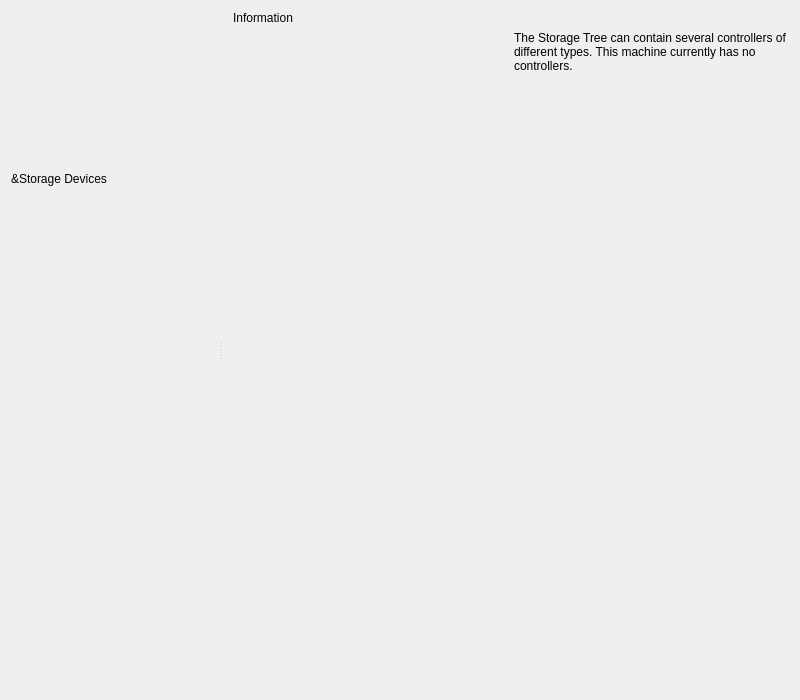
<ui version="4.0" >
 <comment>
 VPox frontends: Qt GUI ("VirtualPox"):

 Copyright (C) 2009-2020 Oracle Corporation

 This file is part of VirtualPox Open Source Edition (OSE), as
 available from http://www.virtualpox.org. This file is free software;
 you can redistribute it and/or modify it under the terms of the GNU
 General Public License (GPL) as published by the Free Software
 Foundation, in version 2 as it comes in the "COPYING" file of the
 VirtualPox OSE distribution. VirtualPox OSE is distributed in the
 hope that it will be useful, but WITHOUT ANY WARRANTY of any kind.
 </comment>
 <class>UIMachineSettingsStorage</class>
 <widget class="QWidget" name="UIMachineSettingsStorage" >
  <property name="geometry" >
   <rect>
    <x>0</x>
    <y>0</y>
    <width>800</width>
    <height>700</height>
   </rect>
  </property>
  <layout class="QVBoxLayout" name="mLtMain" >
   <item>
    <widget class="QISplitter" native="1" name="mSplitter" >
     <property name="orientation" >
      <enum>Qt::Horizontal</enum>
     </property>
     <property name="handleWidth" >
      <number>4</number>
     </property>
     <widget class="QWidget" native="1" name="mWtLeftPane" >
      <layout class="QVBoxLayout" name="mLtLeftPane" >
       <property name="leftMargin" >
        <number>0</number>
       </property>
       <property name="topMargin" >
        <number>0</number>
       </property>
       <property name="rightMargin" >
        <number>10</number>
       </property>
       <property name="bottomMargin" >
        <number>0</number>
       </property>
       <item>
        <widget class="QILabelSeparator" native="1" name="mLsLeftPane" >
         <property name="text" >
          <string>&amp;Storage Devices</string>
         </property>
        </widget>
       </item>
       <item>
        <layout class="QVBoxLayout" name="mLtStorage" >
         <property name="spacing" >
          <number>3</number>
         </property>
         <property name="margin" >
          <number>0</number>
         </property>
         <item>
          <layout class="QHBoxLayout" name="mLtStorageBar" >
           <item>
            <spacer name="mSp1" >
             <property name="orientation" >
              <enum>Qt::Horizontal</enum>
             </property>
             <property name="sizeHint" stdset="0" >
              <size>
               <width>0</width>
               <height>0</height>
              </size>
             </property>
            </spacer>
           </item>
           <item>
            <widget class="UIToolBar" native="1" name="mTbStorageBar" />
           </item>
          </layout>
         </item>
        </layout>
       </item>
      </layout>
     </widget>
     <widget class="QStackedWidget" name="mSwRightPane" >
      <widget class="QWidget" name="mWtEmpty">
       <layout class="QGridLayout" name="mLtEmpty" >
        <property name="leftMargin" >
         <number>10</number>
        </property>
        <property name="topMargin" >
         <number>0</number>
        </property>
        <property name="rightMargin" >
         <number>0</number>
        </property>
        <property name="bottomMargin" >
         <number>0</number>
        </property>
        <item row="0" column="0" colspan="2" >
         <widget class="QILabelSeparator" native="1" name="mLsEmpty" >
          <property name="text" >
           <string>Information</string>
          </property>
         </widget>
        </item>
        <item row="1" column="1" >
         <widget class="QLabel" name="mLbInfo" >
          <property name="text" >
           <string>The Storage Tree can contain several controllers of different types. This machine currently has no controllers.</string>
          </property>
          <property name="wordWrap">
           <bool>true</bool>
          </property>
         </widget>
        </item>
        <item row="2" column="0" colspan="2" >
         <spacer name="mSp2" >
          <property name="orientation" >
           <enum>Qt::Vertical</enum>
          </property>
          <property name="sizeHint" stdset="0" >
           <size>
            <width>0</width>
            <height>0</height>
           </size>
          </property>
         </spacer>
        </item>
       </layout>
      </widget>
      <widget class="QWidget" name="mWtController" >
       <layout class="QGridLayout" name="mLtController" >
        <property name="leftMargin" >
         <number>10</number>
        </property>
        <property name="topMargin" >
         <number>0</number>
        </property>
        <property name="rightMargin" >
         <number>0</number>
        </property>
        <property name="bottomMargin" >
         <number>0</number>
        </property>
        <item row="0" column="0" colspan="3" >
         <widget class="QILabelSeparator" native="1" name="mLsParameters" >
          <property name="text" >
           <string>Attributes</string>
          </property>
         </widget>
        </item>
        <item row="1" column="1" >
         <widget class="QLabel" name="mLbName" >
          <property name="text" >
           <string>&amp;Name:</string>
          </property>
          <property name="buddy" >
           <cstring>mLeName</cstring>
          </property>
          <property name="alignment" >
           <set>Qt::AlignRight|Qt::AlignTrailing|Qt::AlignVCenter</set>
          </property>
         </widget>
        </item>
        <item row="1" column="2" >
         <widget class="QLineEdit" name="mLeName" >
          <property name="whatsThis" >
           <string>Holds the name of the storage controller currently selected in the Storage Tree.</string>
          </property>
         </widget>
        </item>
        <item row="2" column="1" >
         <widget class="QLabel" name="mLbType" >
          <property name="text" >
           <string>&amp;Type:</string>
          </property>
          <property name="buddy" >
           <cstring>mCbType</cstring>
          </property>
          <property name="alignment" >
           <set>Qt::AlignRight|Qt::AlignTrailing|Qt::AlignVCenter</set>
          </property>
         </widget>
        </item>
        <item row="2" column="2" >
         <widget class="QComboBox" name="mCbType" >
          <property name="whatsThis" >
           <string>Selects the sub-type of the storage controller currently selected in the Storage Tree.</string>
          </property>
          <property name="sizePolicy" >
           <sizepolicy vsizetype="Fixed" hsizetype="Expanding" >
            <horstretch>0</horstretch>
            <verstretch>0</verstretch>
           </sizepolicy>
          </property>
         </widget>
        </item>
        <item row="3" column="1" >
         <widget class="QLabel" name="mLbPortCount" >
          <property name="text" >
           <string>&amp;Port Count:</string>
          </property>
          <property name="buddy" >
           <cstring>mSbPortCount</cstring>
          </property>
          <property name="alignment" >
           <set>Qt::AlignRight|Qt::AlignTrailing|Qt::AlignVCenter</set>
          </property>
         </widget>
        </item>
        <item row="3" column="2" >
         <widget class="QSpinBox" name="mSbPortCount" >
          <property name="whatsThis" >
           <string>Selects the port count of the SATA storage controller currently selected in the Storage Tree. This must be at least one more than the highest port number you need to use.</string>
          </property>
          <property name="sizePolicy" >
           <sizepolicy vsizetype="Fixed" hsizetype="Expanding" >
            <horstretch>0</horstretch>
            <verstretch>0</verstretch>
           </sizepolicy>
          </property>
         </widget>
        </item>
        <item row="4" column="2" >
         <widget class="QCheckBox" name="mCbIoCache" >
          <property name="whatsThis" >
           <string>When checked, allows to use host I/O caching capabilities.</string>
          </property>
          <property name="text" >
           <string>Use Host I/O Cache</string>
          </property>
         </widget>
        </item>
        <item row="5" column="0" colspan="3" >
         <spacer name="mSp3" >
          <property name="orientation" >
           <enum>Qt::Vertical</enum>
          </property>
          <property name="sizeHint" stdset="0" >
           <size>
            <width>0</width>
            <height>0</height>
           </size>
          </property>
         </spacer>
        </item>
       </layout>
      </widget>
      <widget class="QWidget" name="mWtAttachment" >
       <layout class="QGridLayout" name="mLtAttachment" >
        <property name="leftMargin" >
         <number>10</number>
        </property>
        <property name="topMargin" >
         <number>0</number>
        </property>
        <property name="rightMargin" >
         <number>0</number>
        </property>
        <property name="bottomMargin" >
         <number>0</number>
        </property>
        <item row="0" column="0" colspan="3" >
         <widget class="QILabelSeparator" native="1" name="mLsAttributes" >
          <property name="text" >
           <string>Attributes</string>
          </property>
         </widget>
        </item>
        <item row="1" column="1" >
         <widget class="QLabel" name="mLbMedium" >
          <property name="buddy" >
           <cstring>mTbOpen</cstring>
          </property>
          <property name="alignment" >
           <set>Qt::AlignRight|Qt::AlignTrailing|Qt::AlignVCenter</set>
          </property>
         </widget>
        </item>
        <item row="1" column="2" >
         <layout class="QHBoxLayout" name="mLtContainer" >
          <property name="leftMargin" >
           <number>0</number>
          </property>
          <property name="topMargin" >
           <number>0</number>
           </property>
          <property name="rightMargin" >
           <number>0</number>
          </property>
          <property name="bottomMargin" >
           <number>0</number>
          </property>
          <property name="spacing" >
           <number>1</number>
          </property>
          <item>
           <widget class="QComboBox" name="mCbSlot" >
            <property name="whatsThis" >
             <string>Selects the slot on the storage controller used by this attachment. The available slots depend on the type of the controller and other attachments on it.</string>
            </property>
            <property name="sizePolicy" >
             <sizepolicy vsizetype="Fixed" hsizetype="Expanding" >
              <horstretch>0</horstretch>
              <verstretch>0</verstretch>
             </sizepolicy>
            </property>
           </widget>
          </item>
          <item>
           <widget class="QIToolButton" name="mTbOpen" >
            <property name="text" >
             <string/>
            </property>
           </widget>
          </item>
         </layout>
        </item>
        <item row="2" column="2">
         <layout class="QVBoxLayout" name="m_pLayoutAttachmentConfig">
          <property name="margin">
           <number>0</number>
          </property>
          <property name="spacing">
           <number>0</number>
          </property>
          <item>
           <widget class="QCheckBox" name="mCbPassthrough">
            <property name="sizePolicy">
             <sizepolicy vsizetype="Fixed" hsizetype="MinimumExpanding">
              <horstretch>0</horstretch>
              <verstretch>0</verstretch>
             </sizepolicy>
            </property>
            <property name="whatsThis">
             <string>When checked, allows the guest to send ATAPI commands directly to the host-drive which makes it possible to use CD/DVD writers connected to the host inside the VM. Note that writing audio CD inside the VM is not yet supported.</string>
            </property>
            <property name="text">
             <string>&amp;Passthrough</string>
            </property>
           </widget>
          </item>
          <item>
           <widget class="QCheckBox" name="mCbTempEject">
            <property name="sizePolicy">
             <sizepolicy vsizetype="Fixed" hsizetype="MinimumExpanding">
              <horstretch>0</horstretch>
              <verstretch>0</verstretch>
             </sizepolicy>
            </property>
            <property name="whatsThis">
             <string>When checked, the virtual disk will not be removed when the guest system ejects it.</string>
            </property>
            <property name="text">
             <string>&amp;Live CD/DVD</string>
            </property>
           </widget>
          </item>
          <item>
           <widget class="QCheckBox" name="mCbNonRotational">
            <property name="sizePolicy">
             <sizepolicy vsizetype="Fixed" hsizetype="MinimumExpanding">
              <horstretch>0</horstretch>
              <verstretch>0</verstretch>
             </sizepolicy>
            </property>
            <property name="whatsThis">
             <string>When checked, the guest system will see the virtual disk as a solid-state device.</string>
            </property>
            <property name="text">
             <string>&amp;Solid-state Drive</string>
            </property>
           </widget>
          </item>
          <item>
           <widget class="QCheckBox" name="m_pCheckBoxHotPluggable">
            <property name="sizePolicy">
             <sizepolicy vsizetype="Fixed" hsizetype="MinimumExpanding">
              <horstretch>0</horstretch>
              <verstretch>0</verstretch>
             </sizepolicy>
            </property>
            <property name="whatsThis">
             <string>When checked, the guest system will see the virtual disk as a hot-pluggable device.</string>
            </property>
            <property name="text">
             <string>&amp;Hot-pluggable</string>
            </property>
           </widget>
          </item>
         </layout>
        </item>
        <item row="3" column="0" colspan="3" >
         <widget class="QILabelSeparator" native="1" name="mLsInformation" >
          <property name="text" >
           <string>Information</string>
          </property>
         </widget>
        </item>
        <item row="4" column="1" >
         <widget class="QLabel" name="mLbHDFormat" >
          <property name="text" >
           <string>Type (Format):</string>
          </property>
          <property name="alignment" >
           <set>Qt::AlignRight|Qt::AlignTrailing|Qt::AlignVCenter</set>
          </property>
         </widget>
        </item>
        <item row="4" column="2" >
         <widget class="QILabel" name="mLbHDFormatValue" >
          <property name="sizePolicy" >
           <sizepolicy vsizetype="Preferred" hsizetype="Ignored" >
            <horstretch>0</horstretch>
            <verstretch>0</verstretch>
           </sizepolicy>
          </property>
         </widget>
        </item>
        <item row="5" column="1" >
         <widget class="QLabel" name="mLbCDFDType" >
          <property name="text" >
           <string>Type:</string>
          </property>
          <property name="alignment" >
           <set>Qt::AlignRight|Qt::AlignTrailing|Qt::AlignVCenter</set>
          </property>
         </widget>
        </item>
        <item row="5" column="2" >
         <widget class="QILabel" name="mLbCDFDTypeValue" >
          <property name="sizePolicy" >
           <sizepolicy vsizetype="Preferred" hsizetype="Ignored" >
            <horstretch>0</horstretch>
            <verstretch>0</verstretch>
           </sizepolicy>
          </property>
         </widget>
        </item>
        <item row="6" column="1" >
         <widget class="QLabel" name="mLbHDVirtualSize" >
          <property name="text" >
           <string>Virtual Size:</string>
          </property>
          <property name="alignment" >
           <set>Qt::AlignRight|Qt::AlignTrailing|Qt::AlignVCenter</set>
          </property>
         </widget>
        </item>
        <item row="6" column="2" >
         <widget class="QILabel" name="mLbHDVirtualSizeValue" >
          <property name="sizePolicy" >
           <sizepolicy vsizetype="Preferred" hsizetype="Ignored" >
            <horstretch>0</horstretch>
            <verstretch>0</verstretch>
           </sizepolicy>
          </property>
         </widget>
        </item>
        <item row="7" column="1" >
         <widget class="QLabel" name="mLbHDActualSize" >
          <property name="text" >
           <string>Actual Size:</string>
          </property>
          <property name="alignment" >
           <set>Qt::AlignRight|Qt::AlignTrailing|Qt::AlignVCenter</set>
          </property>
         </widget>
        </item>
        <item row="7" column="2" >
         <widget class="QILabel" name="mLbHDActualSizeValue" >
          <property name="sizePolicy" >
           <sizepolicy vsizetype="Preferred" hsizetype="Ignored" >
            <horstretch>0</horstretch>
            <verstretch>0</verstretch>
           </sizepolicy>
          </property>
         </widget>
        </item>
        <item row="8" column="1" >
         <widget class="QLabel" name="mLbSize" >
          <property name="text" >
           <string>Size:</string>
          </property>
          <property name="alignment" >
           <set>Qt::AlignRight|Qt::AlignTrailing|Qt::AlignVCenter</set>
          </property>
         </widget>
        </item>
        <item row="8" column="2" >
         <widget class="QILabel" name="mLbSizeValue" >
          <property name="sizePolicy" >
           <sizepolicy vsizetype="Preferred" hsizetype="Ignored" >
            <horstretch>0</horstretch>
            <verstretch>0</verstretch>
           </sizepolicy>
          </property>
         </widget>
        </item>
        <item row="9" column="1" >
         <widget class="QLabel" name="mLbHDDetails" >
          <property name="text" >
           <string>Details:</string>
          </property>
          <property name="alignment" >
           <set>Qt::AlignRight|Qt::AlignTrailing|Qt::AlignVCenter</set>
          </property>
         </widget>
        </item>
        <item row="9" column="2" >
         <widget class="QILabel" name="mLbHDDetailsValue" >
          <property name="sizePolicy" >
           <sizepolicy vsizetype="Preferred" hsizetype="Ignored" >
            <horstretch>0</horstretch>
            <verstretch>0</verstretch>
           </sizepolicy>
          </property>
         </widget>
        </item>
        <item row="10" column="1" >
         <widget class="QLabel" name="mLbLocation" >
          <property name="text" >
           <string>Location:</string>
          </property>
          <property name="alignment" >
           <set>Qt::AlignRight|Qt::AlignTrailing|Qt::AlignVCenter</set>
          </property>
         </widget>
        </item>
        <item row="10" column="2" >
         <widget class="QILabel" name="mLbLocationValue" >
          <property name="sizePolicy" >
           <sizepolicy vsizetype="Preferred" hsizetype="Ignored" >
            <horstretch>0</horstretch>
            <verstretch>0</verstretch>
           </sizepolicy>
          </property>
         </widget>
        </item>
        <item row="11" column="1" >
         <widget class="QLabel" name="mLbUsage" >
          <property name="text" >
           <string>Attached to:</string>
          </property>
          <property name="alignment" >
           <set>Qt::AlignRight|Qt::AlignTrailing|Qt::AlignVCenter</set>
          </property>
         </widget>
        </item>
        <item row="11" column="2" >
         <widget class="QILabel" name="mLbUsageValue" >
          <property name="sizePolicy" >
           <sizepolicy vsizetype="Preferred" hsizetype="Ignored" >
            <horstretch>0</horstretch>
            <verstretch>0</verstretch>
           </sizepolicy>
          </property>
         </widget>
        </item>
        <item row="12" column="1">
         <widget class="QLabel" name="m_pLabelEncryption">
          <property name="text">
           <string>Encrypted with key:</string>
          </property>
          <property name="alignment">
           <set>Qt::AlignRight|Qt::AlignTrailing|Qt::AlignVCenter</set>
          </property>
         </widget>
        </item>
        <item row="12" column="2">
         <widget class="QILabel" name="m_pLabelEncryptionValue">
          <property name="sizePolicy">
           <sizepolicy vsizetype="Preferred" hsizetype="Ignored">
            <horstretch>0</horstretch>
            <verstretch>0</verstretch>
           </sizepolicy>
          </property>
         </widget>
        </item>
        <item row="13" column="0" colspan="3" >
         <spacer name="mSp6" >
          <property name="orientation" >
           <enum>Qt::Vertical</enum>
          </property>
          <property name="sizeHint" stdset="0" >
           <size>
            <width>0</width>
            <height>0</height>
           </size>
          </property>
         </spacer>
        </item>
       </layout>
      </widget>
     </widget>
    </widget>
   </item>
  </layout>
 </widget>
 <customwidgets>
  <customwidget>
   <class>QISplitter</class>
   <extends>QSplitter</extends>
   <header>QISplitter.h</header>
   <container>1</container>
  </customwidget>
  <customwidget>
   <class>QILabelSeparator</class>
   <extends>QLabel</extends>
   <header>QILabelSeparator.h</header>
   <container>1</container>
  </customwidget>
  <customwidget>
   <class>UIToolBar</class>
   <extends>QWidget</extends>
   <header>UIToolBar.h</header>
   <container>1</container>
  </customwidget>
  <customwidget>
   <class>QILabel</class>
   <extends>QLabel</extends>
   <header>QILabel.h</header>
  </customwidget>
  <customwidget>
   <class>QIToolButton</class>
   <extends>QToolButton</extends>
   <header>QIToolButton.h</header>
   <container>1</container>
  </customwidget>
 </customwidgets>
 <resources/>
 <connections/>
</ui>
